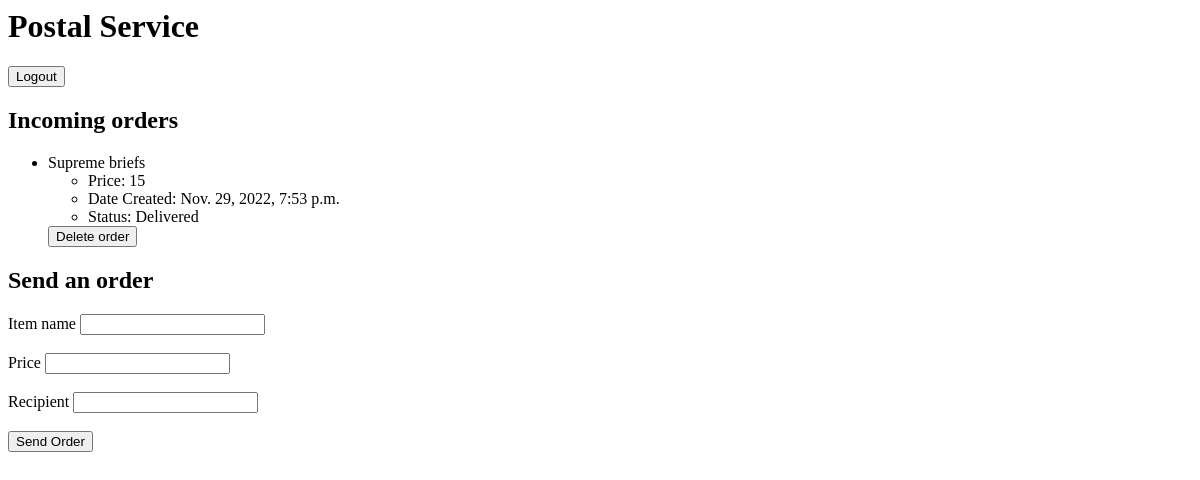
The app's page / (signed in), older data.
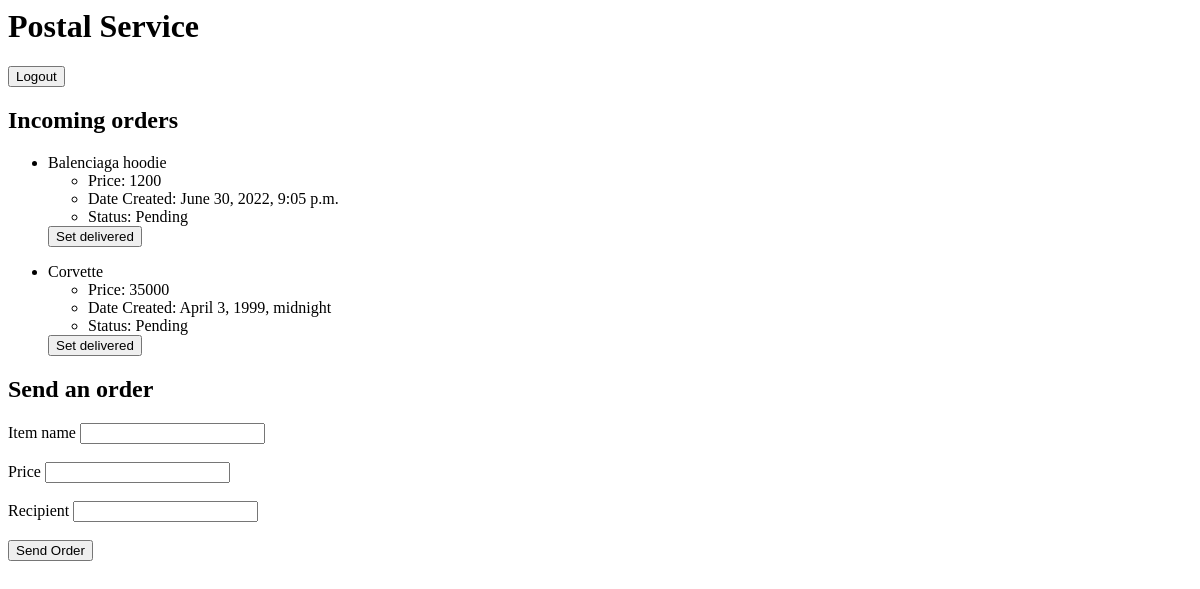
The same page, newer data.
### application/models.py (models this page shows)
class Order(models.Model):
    STATUS_CHOICES = (
        ('Pending', 'Pending'),
        ('Delivered', 'Delivered'),
    )
    name = models.CharField(max_length = 50)
    price = models.IntegerField()
    date_created = models.DateTimeField()
    status = models.CharField(max_length = 50, choices=STATUS_CHOICES)
    customer = models.ForeignKey(User, on_delete = models.CASCADE)

### application/views.py (the view)
# urls.py: path("", indexView, name='index'),
@login_required
def indexView(request):
    orders = Order.objects.filter(customer = request.user)
    return render(request, 'application/index.html', {'orders': orders})

### application/templates/application/index.html (shortened to what this page needs)
<html xmlns="http://www.w3.org/1999/xhtml">
    <head>
    </head>
    <body>
        <h1>Postal Service</h1>
        <form action = 'logout/' method = 'POST'>
            <input type = 'submit' value = 'Logout'>
        </form>
        <h2>Incoming orders</h2>
        <ul>
            {% for order in orders %}
            <li>{{order.name}}</li>
                <ul>
                    <li>Price: {{order.price}}</li>
                    <li>Date Created: {{order.date_created}}</li>
                    <li>Status: {{order.status}}</li>
                </ul>
                {% if order.status == "Pending" %}
                    <form action = 'setdelivered/' method = 'POST'>
                        <button name = "name" value = {{order.name}} type = "submit">Set delivered</button>
                    </form>
                {% else %}
                    <form action = 'deleteorder/{{order.id}}' method = 'POST'>
                        <input type = "submit" value = "Delete order"/>
                    </form>
                {% endif %}
            {% endfor %}
        </ul>
        <h2>Send an order</h2>
        <form action = 'sendorder/' method = 'POST'>
            <label for = "order_name">Item name</label>
            <input type = 'text' name = 'order_name' id = "order_name"/><br><br>
            <label for = "price">Price</label>
            <input type = 'text' name = 'price' id = "price"/><br><br>
            <label for = "customer">Recipient</label>
            <input type = 'text' name = 'customer' id = "customer"/><br><br>
            <input type = "submit" value = 'Send Order'/>
        </form>
    </body>
</html>

Row changes from the older to the newer data that the page shows:
removed Order: name "Supreme briefs", price "15", date_created "Nov. 29, 2022, 7:53 p.m.", status "Delivered"
added Order: name "Balenciaga hoodie", price "1200", date_created "June 30, 2022, 9:05 p.m.", status "Pending"
added Order: name "Corvette", price "35000", date_created "April 3, 1999, midnight", status "Pending"
